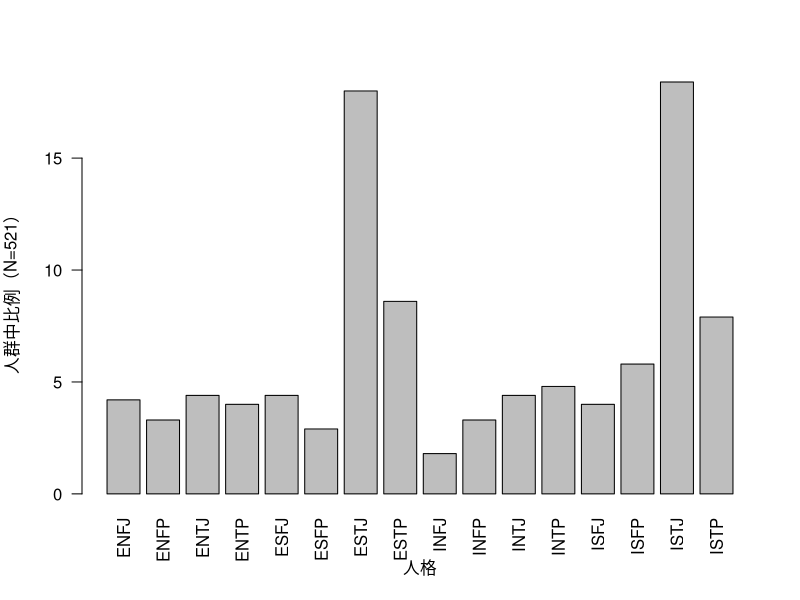

This chart was generated by the following R code:
## ---- chunk 1
# 数据来自 https://www.themyersbriggs.com/-/media/Myers-Briggs/Files/Manual-Supplements/MBTIGlobalManualSuppCNS.pdf
mtbi <- read.csv('data/mtbicn.csv')
barplot(mtbi$percentage~mtbi$type,xlab='人格',ylab='人群中比例（N=521）',las=2)
